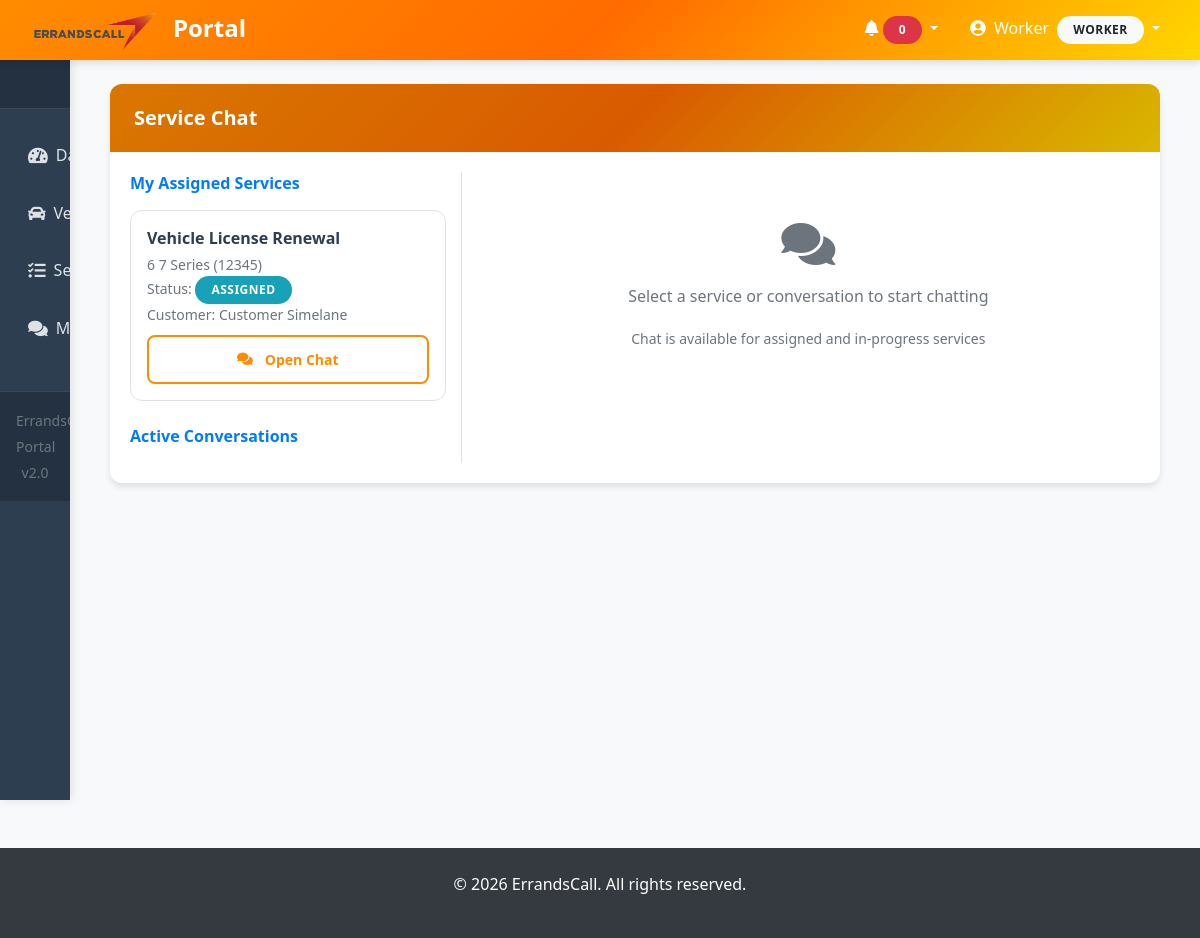
Screenshot of /portal/chat.php (signed in) with the database file from the repository.
### tables this page shows
CREATE TABLE IF NOT EXISTS `services` (
  `id` int NOT NULL AUTO_INCREMENT,
  `service_type` enum('Vehicle License Renewal','Business Vehicle Registration','Vehicle De-registration','Change of Ownership','Roadworthy Certificates','Other') NOT NULL,
  `description` text,
  `status` enum('pending','assigned','in_progress','completed','cancelled') DEFAULT 'pending',
  `priority` varchar(255) NOT NULL,
  `user_id` int NOT NULL,
  `vehicle_id` int NOT NULL,
  `assigned_to` int DEFAULT NULL,
  `preferred_date` datetime NOT NULL,
  `created_at` timestamp NULL DEFAULT CURRENT_TIMESTAMP,
  `updated_at` timestamp NULL DEFAULT CURRENT_TIMESTAMP ON UPDATE CURRENT_TIMESTAMP,
  PRIMARY KEY (`id`),
  KEY `user_id` (`user_id`),
  KEY `vehicle_id` (`vehicle_id`),
  KEY `assigned_to` (`assigned_to`)
);

CREATE TABLE IF NOT EXISTS `vehicles` (
  `id` int NOT NULL AUTO_INCREMENT,
  `user_id` int NOT NULL,
  `make` varchar(100) NOT NULL,
  `model` varchar(100) NOT NULL,
  `year` int NOT NULL,
  `license_plate` varchar(20) NOT NULL,
  `vin` varchar(50) DEFAULT NULL,
  `color` varchar(30) DEFAULT NULL,
  `disc_expiry` date NOT NULL,
  `license_expiry` date NOT NULL,
  `created_at` timestamp NULL DEFAULT CURRENT_TIMESTAMP,
  PRIMARY KEY (`id`),
  UNIQUE KEY `license_plate` (`license_plate`),
  KEY `user_id` (`user_id`)
);

CREATE TABLE IF NOT EXISTS `users` (
  `id` int NOT NULL AUTO_INCREMENT,
  `id_number` varchar(50) NOT NULL,
  `fullname` varchar(100) NOT NULL,
  `email` varchar(100) NOT NULL,
  `phone` varchar(20) NOT NULL,
  `dob` date NOT NULL,
  `password` varchar(255) NOT NULL,
  `role` enum('admin','manager','worker','customer') DEFAULT 'customer',
  `status` varchar(255) NOT NULL,
  `reset_token` varchar(255) DEFAULT NULL,
  `reset_expiry` datetime DEFAULT NULL,
  `created_at` timestamp NULL DEFAULT CURRENT_TIMESTAMP,
  `updated_at` timestamp NULL DEFAULT CURRENT_TIMESTAMP ON UPDATE CURRENT_TIMESTAMP,
  PRIMARY KEY (`id`),
  UNIQUE KEY `id_number` (`id_number`),
  UNIQUE KEY `email` (`email`)
);

### portal/includes/auth-check.php (called while the page is built, shortened)
<?php
function hasAccess($required_roles) {
    return in_array($_SESSION['user_role'], $required_roles);
}
?>

### portal/chat.php (the view, shortened to what this page needs)
<?php
include('includes/auth-check.php');
include('includes/header.php');
include('includes/sidebar.php');
$conn = getDBConnection();
$user_id = $_SESSION['user_id'];
if (hasAccess(['customer'])) {
    $services_stmt = $conn->prepare("
        SELECT s.id, s.service_type, s.status, v.make, v.model, v.license_plate,
               u.fullname as worker_name,
               cs.id as chat_session_id
        FROM services s
        JOIN vehicles v ON s.vehicle_id = v.id
        LEFT JOIN users u ON s.assigned_to = u.id
        LEFT JOIN chat_sessions cs ON s.id = cs.service_id
        WHERE s.user_id = ? AND s.status IN ('assigned', 'in_progress')
        ORDER BY s.created_at DESC
    ");
    $services_stmt->bind_param("i", $user_id);
} else if (hasAccess(['worker'])) {
    $services_stmt = $conn->prepare("
        SELECT s.id, s.service_type, s.status, v.make, v.model, v.license_plate,
               u.fullname as customer_name,
               cs.id as chat_session_id
        FROM services s
        JOIN vehicles v ON s.vehicle_id = v.id
        JOIN users u ON s.user_id = u.id
        LEFT JOIN chat_sessions cs ON s.id = cs.service_id
        WHERE s.assigned_to = ? AND s.status IN ('assigned', 'in_progress')
        ORDER BY s.created_at DESC
    ");
    $services_stmt->bind_param("i", $user_id);
}
$services_stmt->execute();
$services_result = $services_stmt->get_result();
$services = [];
while ($row = $services_result->fetch_assoc()) {
    $services[] = $row;
}
?>
<div class="main-content">
    <div class="container-fluid">
        <div class="row">
            <div class="col-12">
                <div class="card">
                    <div class="card-header bg-gradient text-white">
                        <h5 class="mb-0">Service Chat</h5>
                    </div>
                    <div class="card-body">
                        <div class="row">
                            <div class="col-md-4 border-right">
                                <div class="services-chat-list">
									<?php if (hasAccess(['customer', 'worker'])): ?>
									<div class="mb-4">
										<h6 class="text-primary mb-3">
											<?php echo hasAccess(['customer']) ? 'My Active Services' : 'My Assigned Services'; ?>
										</h6>
										<div id="availableServices">
											<?php if (empty($services)): ?>
												<div class="text-center py-3">
													<i class="fas fa-tasks fa-2x text-muted mb-2"></i>
													<p class="text-muted small">No active services available for chat</p>
												</div>
											<?php else: ?>
												<?php foreach ($services as $service): ?>
													<div class="service-item p-3 border rounded mb-2">
														<div class="d-flex justify-content-between align-items-start">
															<div class="flex-grow-1">
																<h6 class="mb-1"><?php echo htmlspecialchars($service['service_type']); ?></h6>
																<small class="text-muted d-block">
																	<?php echo htmlspecialchars($service['make'] . ' ' . $service['model'] . ' (' . $service['license_plate'] . ')'); ?>
																</small>
																<small class="text-muted">
																	Status: <span class="badge badge-info"><?php echo ucfirst($service['status']); ?></span>
																</small>
																<?php if (hasAccess(['worker']) && $service['customer_name']): ?>
																<small class="text-muted d-block">
																	Customer: <?php echo htmlspecialchars($service['customer_name']); ?>
																</small>
																<?php endif; ?>
															</div>
														</div>
														<div class="mt-2">
															<?php if ($service['chat_session_id']): ?>
																<button class="btn btn-sm btn-outline-primary w-100"
																		onclick="selectChatSession(<?php echo $service['chat_session_id']; ?>, '<?php echo hasAccess(['customer']) ? htmlspecialchars($service['worker_name']) : htmlspecialchars($service['customer_name']); ?>', <?php echo $service['id']; ?>)">
																	<i class="fas fa-comments mr-1"></i> Open Chat
																</button>
															<?php endif; ?>
														</div>
													</div>
												<?php endforeach; ?>
											<?php endif; ?>
										</div>
									</div>
									<?php endif; ?>
                                    <div>
                                        <h6 class="text-primary mb-3">Active Conversations</h6>
                                    </div>
                                </div>
                            </div>
                            <div class="col-md-8">
                                <div class="chat-container">
                                    <div id="selectedConversation" class="text-center text-muted py-5">
                                        <i class="fas fa-comments fa-3x mb-3"></i>
                                        <p>Select a service or conversation to start chatting</p>
                                        <small class="text-muted">Chat is available for assigned and in-progress services</small>
                                    </div>
                                </div>
                            </div>
                        </div>
                    </div>
                </div>
            </div>
        </div>
    </div>
</div>
<?php include('includes/footer.php'); ?>

### portal/css/style.css (style rules this page uses)
:root { --primary-gradient: linear-gradient(135deg, #ff8c00 0%, #ff6b00 50%, #ffd700 100%); --primary-gradient-muted: linear-gradient(rgba(0, 0, 0, 0.15), rgba(0, 0, 0, 0.15)), linear-gradient(135deg, #ff8c00 0%, #ff6b00 50%, #ffd700 100%); --primary-color: #ff8c00; --secondary-color: #ff6b00; --accent-color: #ffd700; --dark-color: #2c3e50; --light-color: #f8f9fa; --gray-light: #e9ecef; --gray-medium: #6c757d; --gray-dark: #343a40; --success-color: #28a745; --warning-color: #ffc107; --danger-color: #dc3545; --info-color: #17a2b8; --sidebar-width: 250px; --sidebar-collapsed-width: 70px; --header-height: 60px; --border-radius: 12px; --box-shadow: 0 4px 6px rgba(0, 0, 0, 0.1); --box-shadow-hover: 0 8px 25px rgba(0, 0, 0, 0.15); --transition: all 0.3s cubic-bezier(0.4, 0, 0.2, 1); }
* { margin: 0; padding: 0; box-sizing: border-box; }
html { font-size: 16px; scroll-behavior: smooth; }
body { font-family: 'Segoe UI', Tahoma, Geneva, Verdana, sans-serif; line-height: 1.6; color: var(--dark-color); background-color: #f8f9fa; overflow-x: hidden; }
h5, .h5 { font-size: 1.25rem; font-weight: 600; line-height: 1.4; }
h6, .h6 { font-size: 1rem; font-weight: 600; line-height: 1.4; }
.dashboard-layout { padding-top: var(--header-height); min-height: 100vh; }
.container-fluid { padding-left: 1rem; padding-right: 1rem; }
.main-content { margin-left: var(--sidebar-width); padding: 1.5rem; transition: var(--transition); min-height: calc(100vh - var(--header-height)); background: #f8f9fa; }
.card { border: none; border-radius: var(--border-radius); box-shadow: var(--box-shadow); transition: var(--transition); margin-bottom: 1.5rem; background: white; }
.card-header { background: var(--primary-gradient-muted); color: white; border-radius: var(--border-radius) var(--border-radius) 0 0 !important; border: none; padding: 1.25rem 1.5rem; font-weight: 600; }
.card-header.bg-gradient { background: var(--primary-gradient-muted) !important; }
.btn { border-radius: 8px; padding: 0.75rem 1.5rem; font-weight: 600; transition: var(--transition); border: none; text-decoration: none; display: inline-flex; align-items: center; justify-content: center; gap: 0.5rem; }
.btn-outline-primary { border: 2px solid var(--primary-color); color: var(--primary-color); background: transparent; }
.badge { padding: 0.5rem 1rem; border-radius: 50px; font-weight: 600; font-size: 0.75rem; text-transform: uppercase; letter-spacing: 0.5px; }
@media (max-width: 1200px) { .main-content { margin-left: var(--sidebar-collapsed-width); } }
.rounded { border-radius: var(--border-radius) !important; }
@media (min-width: 769px) { .main-content { transition: margin-left 0.3s cubic-bezier(0.4, 0, 0.2, 1); } }

### portal/chat.php (style rules this page uses)
.service-item { transition: all 0.3s ease; }

### rows the page displays
services: service_type "Vehicle License Renewal", vehicle.license_plate "6 7 Series (12345)", status "ASSIGNED", user.fullname "Customer Simelane"

### other values shown
$_SESSION['user_name'] "Worker"
$_SESSION['user_role'] "WORKER"
